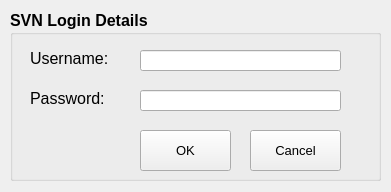
<ui version="4.0" >
 <class>dlgLogin</class>
 <widget class="QWidget" name="dlgLogin" >
  <property name="geometry" >
   <rect>
    <x>0</x>
    <y>0</y>
    <width>391</width>
    <height>192</height>
   </rect>
  </property>
  <property name="windowTitle" >
   <string>SVN Login</string>
  </property>
  <widget class="QGroupBox" name="grpLogin" >
   <property name="geometry" >
    <rect>
     <x>10</x>
     <y>10</y>
     <width>371</width>
     <height>171</height>
    </rect>
   </property>
   <property name="font" >
    <font>
     <pointsize>12</pointsize>
     <weight>75</weight>
     <bold>true</bold>
    </font>
   </property>
   <property name="title" >
    <string>SVN Login Details</string>
   </property>
   <widget class="QLabel" name="lblUsername" >
    <property name="geometry" >
     <rect>
      <x>20</x>
      <y>40</y>
      <width>81</width>
      <height>16</height>
     </rect>
    </property>
    <property name="font" >
     <font>
      <pointsize>12</pointsize>
      <weight>50</weight>
      <italic>false</italic>
      <bold>false</bold>
     </font>
    </property>
    <property name="text" >
     <string>Username:</string>
    </property>
   </widget>
   <widget class="QLabel" name="lblPassword" >
    <property name="geometry" >
     <rect>
      <x>20</x>
      <y>80</y>
      <width>81</width>
      <height>16</height>
     </rect>
    </property>
    <property name="font" >
     <font>
      <pointsize>12</pointsize>
      <weight>50</weight>
      <italic>false</italic>
      <bold>false</bold>
     </font>
    </property>
    <property name="text" >
     <string>Password:</string>
    </property>
   </widget>
   <widget class="QPushButton" name="btnOk" >
    <property name="geometry" >
     <rect>
      <x>130</x>
      <y>120</y>
      <width>91</width>
      <height>41</height>
     </rect>
    </property>
    <property name="font" >
     <font>
      <pointsize>10</pointsize>
      <weight>50</weight>
      <bold>false</bold>
     </font>
    </property>
    <property name="text" >
     <string>OK</string>
    </property>
   </widget>
   <widget class="QPushButton" name="btnCancel" >
    <property name="geometry" >
     <rect>
      <x>240</x>
      <y>120</y>
      <width>91</width>
      <height>41</height>
     </rect>
    </property>
    <property name="font" >
     <font>
      <pointsize>10</pointsize>
      <weight>50</weight>
      <bold>false</bold>
     </font>
    </property>
    <property name="text" >
     <string>Cancel</string>
    </property>
   </widget>
   <widget class="QLineEdit" name="txtPassword" >
    <property name="geometry" >
     <rect>
      <x>130</x>
      <y>80</y>
      <width>201</width>
      <height>21</height>
     </rect>
    </property>
    <property name="font" >
     <font>
      <pointsize>10</pointsize>
      <weight>50</weight>
      <bold>false</bold>
     </font>
    </property>
    <property name="echoMode" >
     <enum>QLineEdit::Password</enum>
    </property>
   </widget>
   <widget class="QLineEdit" name="txtUsername" >
    <property name="geometry" >
     <rect>
      <x>130</x>
      <y>40</y>
      <width>201</width>
      <height>21</height>
     </rect>
    </property>
    <property name="font" >
     <font>
      <pointsize>10</pointsize>
      <weight>50</weight>
      <bold>false</bold>
     </font>
    </property>
   </widget>
  </widget>
 </widget>
 <tabstops>
  <tabstop>txtUsername</tabstop>
  <tabstop>txtPassword</tabstop>
  <tabstop>btnOk</tabstop>
  <tabstop>btnCancel</tabstop>
 </tabstops>
 <resources/>
 <connections/>
</ui>
